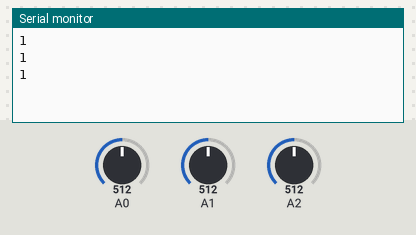
The sketch below on a simulated Arduino Uno, built for the host (arithmetic inside an expression is 32-bit, double 64-bit). On the bench: the last lines printed to the serial monitor. Inputs (shaded band) come from the test bench; at power-on: A0 = 512, A1 = 512, A2 = 512.

Above: at 4.2 s.
4.3 s: A0 set to 122
At 4.7 s:
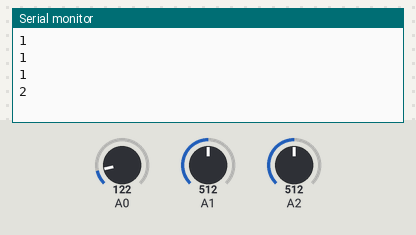
5.8 s: A1 set to 122
At 6.2 s:
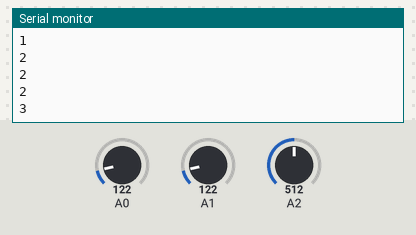
Timing chart, 0 to 8.8 s (numbered marks = the images above; inputs shaded):
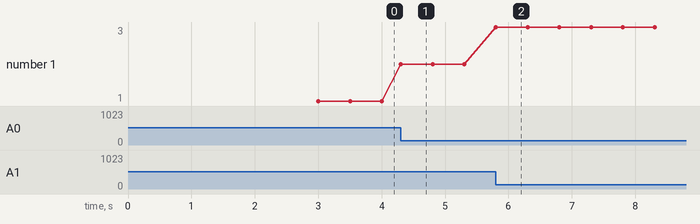

Measured:
- after the input at 4.3 s, the serial monitor: prints a new line at once (image 1)
- after the input at 5.8 s, the serial monitor: prints a new line at once (image 2)
- plotted number 1: 1 → 2 after the input at 4.3 s, 2 → 3 after the input at 5.8 s

The sketch:

cellerCarpet_01.ino
```cpp
#include <SoftwareSerial.h>
int sensorReading= 0;
const int knockSensor = A0;
const int llindar= 150;
const int margeTemps= 500;
char sensorActual= '0';
char sensorAnterior= '0';
long int tempsAra= 0;
long int ultimaVegada= 0;


char dadaEnviar = '1';

//SoftwareSerial BT1(10, 11); // RX | TX
void setup()
   { //pinMode(8, OUTPUT);        // Al poner en HIGH forzaremos el modo AT
     //pinMode(9, OUTPUT);        // cuando se alimente de aqui
     //digitalWrite(9, HIGH);
     delay (3000);             // Espera antes de encender el modulo
     Serial.begin(9600);
     //Serial.println("Levantando el modulo HC-06");
     //digitalWrite (8, HIGH);    //Enciende el modulo
     //Serial.println("Esperando comandos AT:");
     //BT1.begin(9600);
     //delay(5000);
   }

void loop()
   {


  if (analogRead(A0) >= llindar) {
    sensorActual='1';
    tempsAra= millis();
  }
  else if (analogRead(A1) >= llindar) {

    sensorActual='2';
    tempsAra= millis();

  }
  else if (analogRead(A2) >= llindar) {

    sensorActual ='3';
    tempsAra= millis();

  }
  else if (analogRead(A3) >= llindar) {
    sensorActual='4';
    tempsAra= millis();

  }
    else if (analogRead(A4) >= llindar) {
    sensorActual='5';
    tempsAra= millis();
  }

  if((sensorActual!=sensorAnterior) || (sensorActual==sensorAnterior && (tempsAra > (ultimaVegada + margeTemps)))){
    //Serial.print("Knocki"); Serial.println(sensorActual);
    Serial.println(sensorActual);
    //Serial.println("tempsAra"); Serial.println(sensorActual);

    //BT1.write(sensorActual);

    ultimaVegada = tempsAra;
    sensorAnterior= sensorActual;

  }

  }
```
